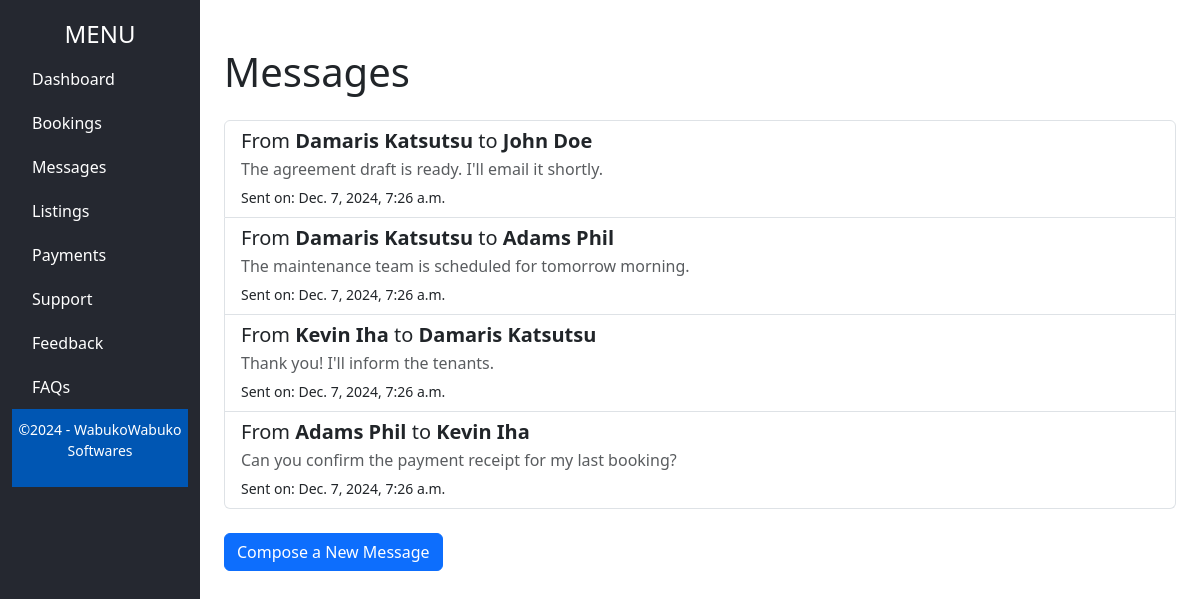
The page /messagesM/ on the database its author committed.
### App/models.py (models this page shows)
class Message(models.Model):
    sender = models.ForeignKey(User, on_delete=models.CASCADE, related_name='sent_messages')
    receiver = models.ForeignKey(User, on_delete=models.CASCADE, related_name='received_messages')
    content = models.TextField()
    created_at = models.DateTimeField(auto_now_add=True)

class User(models.Model):
    email = models.EmailField(max_length=50, blank=False, null=False, unique=True)
    password = models.CharField(max_length=150)
    username = models.CharField(max_length=150)
    phone = models.CharField(max_length=13, blank=True, null=True)

### App/views.py (the view)
# urls.py: path('messagesM/', views.messagesM, name="messages_page"),
def messagesM(request):
    dataMessages = Message.objects.all()
    return render(request, "messagesM.html", {'dataMessages': dataMessages})

### App/templates/messagesM.html (shortened to what this page needs)
{% extends 'baseForAfterLogin.html' %}
{% block mainContent %}
    <div class="container my-5">
        <h1 class="mb-4">Messages</h1>
        <div class="list-group">
            {% for message in dataMessages %}
            <div class="list-group-item list-group-item-action position-relative">
                <h5 class="mb-1">From <strong>{{ message.sender.username }}</strong> to <strong>{{ message.receiver.username }}</strong></h5>
                <p class="mb-1 text-muted">{{ message.content }}</p>
                <small>Sent on: {{ message.created_at }}</small>
            </div>
            {% endfor %}
        </div>
        <button class="btn btn-primary mt-4" data-bs-toggle="modal" data-bs-target="#composeMessageModal">Compose a New Message</button>
    </div>
{% endblock mainContent %}

### App/templates/messagesM.html (style rules this page uses)
.list-group-item { transition: background-color 0.3s ease; }

### rows shown on the page
Message: sender.username "Damaris Katsutsu", receiver.username "John Doe", content "The agreement draft is ready. I'll email it shortly.", created_at "Dec. 7, 2024, 7:26 a.m."
Message: sender.username "Damaris Katsutsu", receiver.username "Adams Phil", content "The maintenance team is scheduled for tomorrow morning.", created_at "Dec. 7, 2024, 7:26 a.m."
Message: sender.username "Kevin Iha", receiver.username "Damaris Katsutsu", content "Thank you! I'll inform the tenants.", created_at "Dec. 7, 2024, 7:26 a.m."
Message: sender.username "Adams Phil", receiver.username "Kevin Iha", content "Can you confirm the payment receipt for my last booking?", created_at "Dec. 7, 2024, 7:26 a.m."
